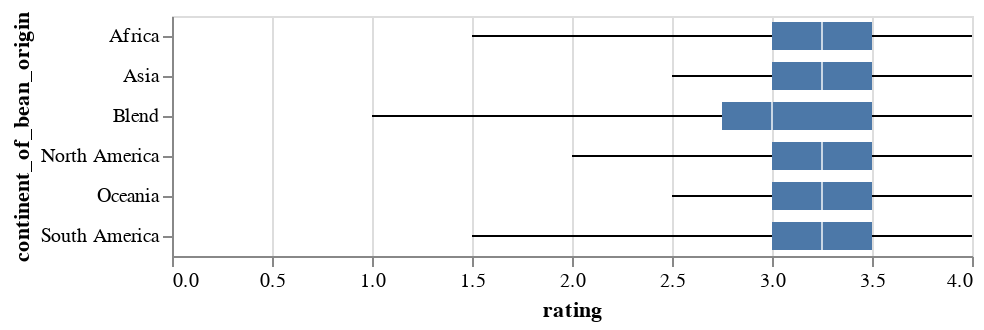

The notebook cell this image was saved under:
### Markdown cell above
Box and Whisker plots

### Code cell
#rating and continent of bean origin
alt.Chart(df).mark_boxplot(extent="min-max").encode(
    alt.X("rating"),
    alt.Y("continent_of_bean_origin", scale=alt.Scale(zero=False)))

### Figure 1 — Vega-Lite specification as saved in the notebook (floating-point values rounded to 4 significant figures; data arrays with more than 128 entries replaced by an {"elided": "..."} marker saying what was removed)
{"config": {"view": {"continuousWidth": 400, "continuousHeight": 300}}, "data": {"name": "data-6ec2fd7f0a4e3d1149a8183ddadf2c8b"}, "mark": {"type": "boxplot", "extent": "min-max"}, "encoding": {"x": {"field": "rating", "type": "quantitative"}, "y": {"field": "continent_of_bean_origin", "scale": {"zero": false}, "type": "nominal"}}, "$schema": "https://vega.github.io/schema/vega-lite/v4.17.0.json", "datasets": {"data-6ec2fd7f0a4e3d1149a8183ddadf2c8b": {"elided": "2443 records"}}}
